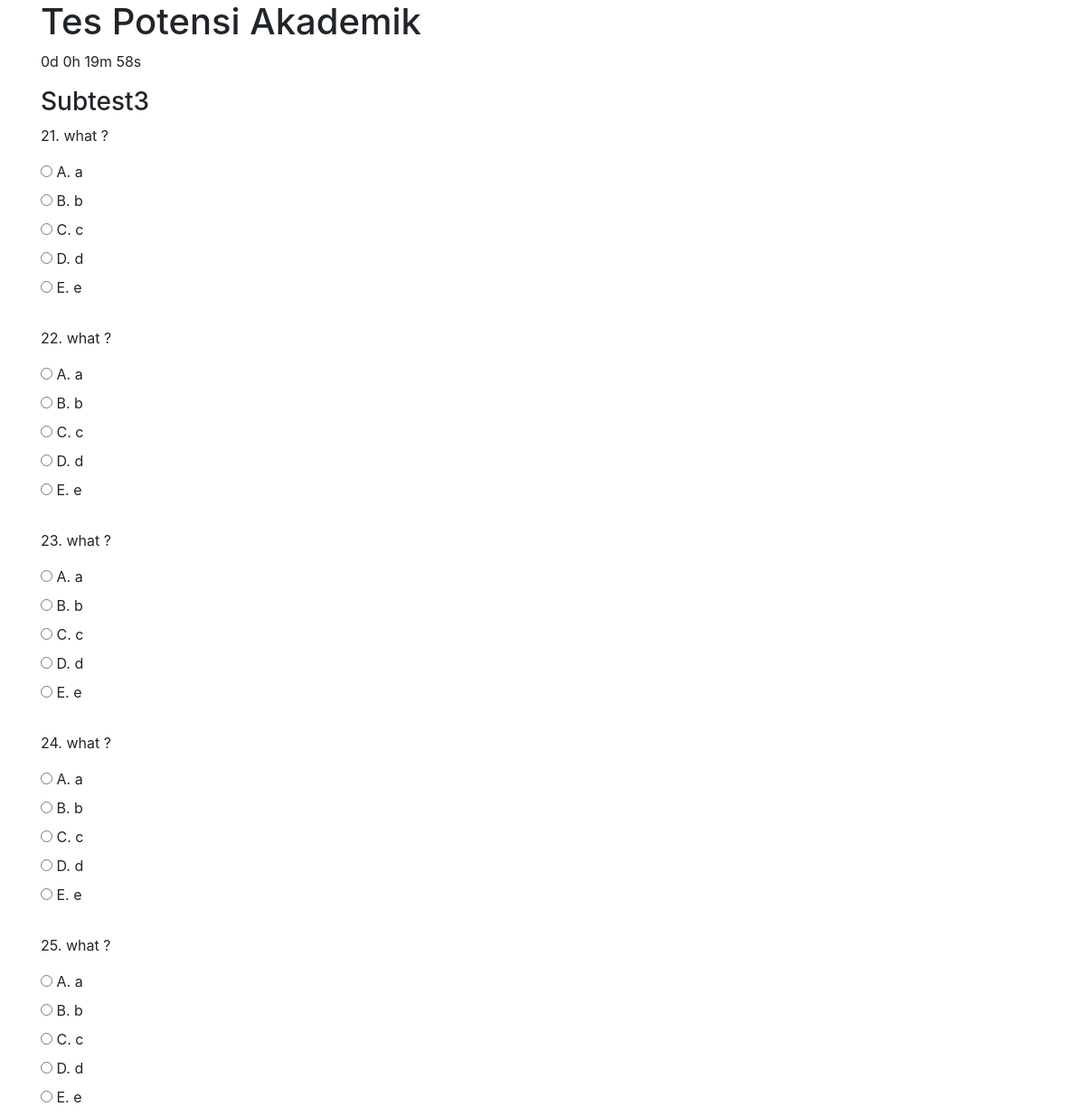
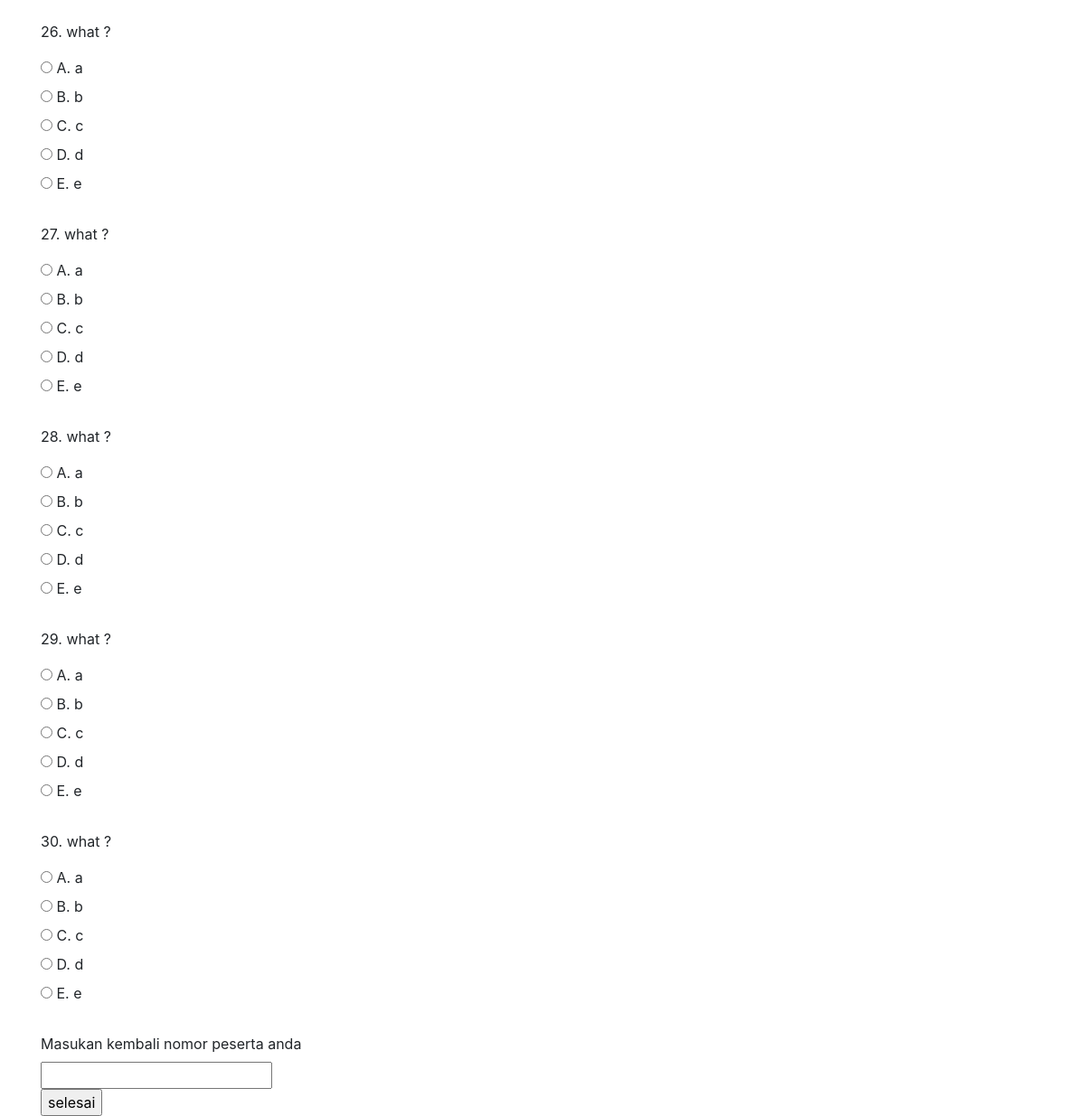
The page /subtest3/ on the database its author committed (2 pictures, top to bottom).
### tes/models.py (models this page shows, shortened)
class Question(models.Model):
    subtest = models.IntegerField(default=lambda: Question.objects.latest('subtest').subtest
                                if Question.objects.exists() else 0)
    nomor = models.IntegerField(default=lambda: Question.objects.latest('nomor').nomor + 1
                                if Question.objects.exists() else 1)
    question_text = models.TextField(default='what ?')
    choiceA = models.CharField(max_length=200, default='a')
    choiceB = models.CharField(max_length=200, default='b')
    choiceC = models.CharField(max_length=200, default='c')
    choiceD = models.CharField(max_length=200, default='d')
    choiceE = models.CharField(max_length=200, default='e')
    ans = models.CharField(max_length=50, default='a')

### tes/views.py (the view, shortened to what this page needs)
# urls.py: path('subtest3/', views.subtest3, name='subtest3'),
def subtest3(request):
    soal = Question.objects.filter(subtest='3').order_by('nomor')
    if not soal:
        return render(request, 'tes/finish.html')
    template = loader.get_template('tes/subtest3.html')
    context = {
        'question_list': soal,
    }
    answer = request.POST
    return HttpResponse(template.render(context, request))

### tes/templates/tes/subtest3.html (shortened to what this page needs)
{% extends 'tes/base.html' %}
{% block content %}
<p id="demo"></p>
    {% if question_list %}
        <h3>Subtest3</h3>
        {% for q in question_list %}
            <p>{{ q.nomor }}. {{q.question_text }}</p>
            <form method="post">
            <input type='radio' id='jawaban' value='a' name={{q.nomor}}>
            <label>A. {{ q.choiceA }}</label><br>
            <input type='radio' id='jawaban' value='b' name={{q.nomor}}>
            <label>B. {{ q.choiceB }}</label><br>
            <input type='radio' id='jawaban' value='c' name={{q.nomor}}>
            <label>C. {{ q.choiceC }}</label><br>
            <input type='radio' id='jawaban' value='d' name={{q.nomor}}>
            <label>D. {{ q.choiceD }}</label><br>
            <input type='radio' id='jawaban' value='e' name={{q.nomor}}>
            <label>E. {{ q.choiceE }}</label>
            <br><br>
        {% endfor %}
            <label>Masukan kembali nomor peserta anda</label><br>
            <input type="text" id='no_peserta' name='no_peserta'><br>
            <input type='submit' id='selesai' value='selesai' name='selesai'>
            </form>
    {% else %}
        <p>Test is currently unavailable</p>
    {% endif %}
{% endblock %}

### rows shown on the page
Question: nomor "21", question_text "what ?", choiceA "a", choiceB "b", choiceC "c", choiceD "d", choiceE "e"
Question: nomor "22", question_text "what ?", choiceA "a", choiceB "b", choiceC "c", choiceD "d", choiceE "e"
Question: nomor "23", question_text "what ?", choiceA "a", choiceB "b", choiceC "c", choiceD "d", choiceE "e"
Question: nomor "24", question_text "what ?", choiceA "a", choiceB "b", choiceC "c", choiceD "d", choiceE "e"
Question: nomor "25", question_text "what ?", choiceA "a", choiceB "b", choiceC "c", choiceD "d", choiceE "e"
Question: nomor "26", question_text "what ?", choiceA "a", choiceB "b", choiceC "c", choiceD "d", choiceE "e"
Question: nomor "27", question_text "what ?", choiceA "a", choiceB "b", choiceC "c", choiceD "d", choiceE "e"
Question: nomor "28", question_text "what ?", choiceA "a", choiceB "b", choiceC "c", choiceD "d", choiceE "e"
Question: nomor "29", question_text "what ?", choiceA "a", choiceB "b", choiceC "c", choiceD "d", choiceE "e"
Question: nomor "30", question_text "what ?", choiceA "a", choiceB "b", choiceC "c", choiceD "d", choiceE "e"
